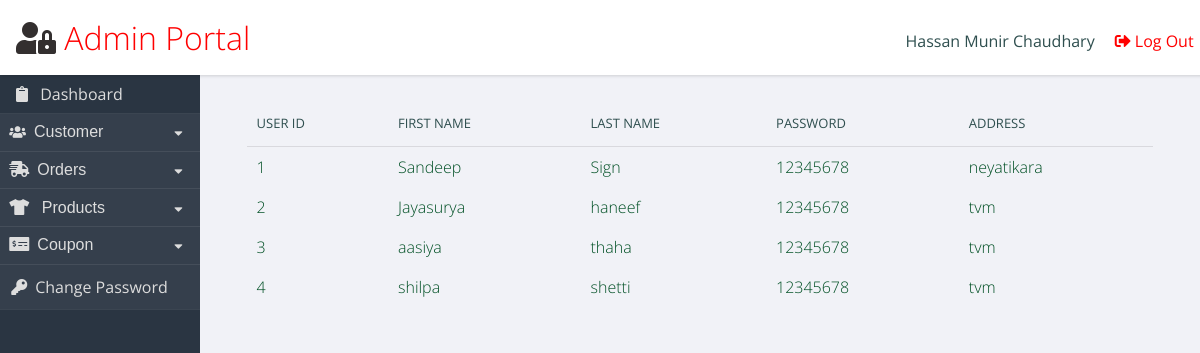
Page /admin.php (signed in) on the committed database.
### tables this page shows
CREATE TABLE `userss` (
  `user_id` int(20) NOT NULL,
  `first_name` varchar(100) NOT NULL,
  `last_name` varchar(100) NOT NULL,
  `password` varchar(34) NOT NULL,
  `wallet` int(20) NOT NULL,
  `address` varchar(200) NOT NULL
);

### admin.php (the view, shortened to what this page needs)
<!DOCTYPE>
<html>
<?php
$conn = OpenCon();
if($_SESSION['logged_in'] == true)
{
	$full_name = $_SESSION['fullname'];
}
?>
<head><link rel="stylesheet" href="https://use.fontawesome.com/releases/v5.8.2/css/all.css"></head>
<header role="banner">
  <h1> <i style="color:#332F2F;" class="fas fa-user-lock"></i> Admin Portal</h1>
  <ul class="utilities">
    <br>
    <li class="users">
      <?php
      echo $full_name;
      ?>
    </a></li>
    <li class="logout"><a href="logout.php"><i class="fas fa-sign-out-alt" style =" margin-right: 4px"></i>Log Out</a></li>
  </ul>
</header>
<nav role='navigation'>
  <ul class="main">
    <li style="padding: 0.5em 1em;"><i class="fas fa-clipboard" style=" margin-right: 8px"></i> Dashboard</li>
    <button class="dropdown-customer-btn" onclick="changecustomercarret();"><i class="fas fa-users" style =" margin-right: 8px"></i><font size="3">Customer</font><i class="fa fa-caret-down" id="customercarret"></i>
    </button>
    <button class="dropdown-order-btn" onclick="changeordercarret()"><font size="3"> <i class="fas fa-shipping-fast" style="margin-right: 8px;"></i>Orders</font><i class="fa fa-caret-down" id="ordercarret"></i>
    </button>
    <button class="dropdown-products-btn" onclick="changeproductcarret()"><font size="3"> <i class="fas fa-tshirt" style="margin-right: 8px;"></i> Products</font><i class="fa fa-caret-down" id="productscarret"></i>
    </button>
    <button class="dropdown-coupon-btn" onclick="changecouponcarret()"><font size="3"><i class="fas fa-money-check-alt"style="margin-right: 8px;"></i>Coupon</font><i class="fa fa-caret-down" id="couponcarret"></i>
    </button>
  <li class = "change_password"><a href="#"><i class="fas fa-key" style=" margin-right: 8px"></i>Change Password</a></li>
  </ul>
</nav>
<main role="main">
  <section class="panel important">
<body onload="hidefield()">
  <div id="vc" style="display: none">
  <center>
  <table>
    <tr>
    <th>User ID</th>
    <th>First Name</th>
    <th>Last Name</th>
    <th>Password</th>
    <th>Address</th>
    </tr>
    <?php
      $users='SELECT * FROM userss';
      $result = mysqli_query($conn,$users);
      if($result->num_rows == 0)
      {
        echo "No customer found. <br>.";
      }
      else
      {
        while($row = $result->fetch_assoc())
        {
          $r_id=$row['user_id'];
          $r_fn=$row['first_name'];
          $r_ln=$row['last_name'];
          $r_password=$row['password'];
          $r_address=$row['address'];
          $user_id_a='<a href="javascript:var z=confirmdeletioncustomer(); if(z == true){window.location.href = \'removecustomerfromid.php?username='.$r_id.'&\';} "><font color=rgb(255,255,255)>'.$r_id.'</font></a>';
          $fn_a='<a href="javascript:var s=confirmdeletioncustomer(); if(s == true){window.location.href = \'removecustomerfromid.php?username='.$r_id.'&\';}"><font color=rgb(255,255,255)>'.$r_fn.'</a></font>';
          $ln_a='<a href="javascript:var t=confirmdeletioncustomer(); if(t == true){window.location.href = \'removecustomerfromid.php?username='.$r_id.'&\';}"><font color=rgb(255,255,255)>'.$r_ln.'</a></font>';
          $pass_a='<a href="javascript:var q=confirmdeletioncustomer(); if(q == true){window.location.href = \'removecustomerfromid.php?username='.$r_id.'&\';}"><font color=rgb(255,255,255)>'.$r_password.'</a></font>';
          $address_a='<a href="javascript:var q=confirmdeletioncustomer(); if(q == true){window.location.href = \'removecustomerfromid.php?username='.$r_id.'&\';}"><font color=rgb(255,255,255)>'.$r_address.'</a></font>';
          echo '<tr><td>'.$user_id_a.'</td><td>'.$fn_a.'</td><td>'.$ln_a.'</td><td>'.$pass_a.'</td><td>'.$address_a.'</td> </tr> ';
        }
      }
    ?>
  </table>
  </center>
</div>
</body>
  </section>
</main>
</html>

### admin.php (style rules this page uses)
html { box-sizing: border-box; }
body { background: #f1f2f7; font-family: "Open Sans", arial, sans-serif; color: darkslategray; }
header[role ="banner"] { background: white; box-shadow: 1px 1px 3px rgba(0, 0, 0, 0.15); }
header[role ="banner"] h1 { margin: 0; font-weight: 300; padding: 1rem; }
header[role="banner"] { padding-right: 0.6em; color: red; }
header[role="banner"] .utilities { width: 100%; background: slategray; color: #ddd; }
header[role="banner"] .utilities li { border-bottom: solid 1px rgba(255, 255, 255, 0.2); }
header[role="banner"] .utilities li a { padding: 0.7em; display: block; }
.dropdown-customer-btn, .dropdown-order-btn, .dropdown-products-btn, .dropdown-coupon-btn { border:none; text-align: left; margin: 0; width:100%; background: #2a3542; color: #ddd; border-bottom: 1px solid rgba(255, 255, 255, 0.08); padding: 0.7em; }
.fa-caret-down { float: right; padding-right: 8px; margin-top: 4px; }
nav[role="navigation"] { background: #2a3542; color: #ddd; }
nav[role="navigation"] li { border-bottom: 1px solid rgba(255, 255, 255, 0.08); }
nav[role="navigation"] li a { color: #ddd; text-decoration: none; display: block; padding: 0.7em; }
nav[role="navigation"] li a, .dropdown-customer-btn, .dropdown-order-btn, .dropdown-products-btn, .dropdown-coupon-btn { cursor:pointer; color: #ddd; background-color: rgba(255, 255, 255, 0.05); }
a { text-decoration: none; color: inherit; }
ul, li { list-style-type: none; margin: 0; padding: 0; }
table { border-collapse: collapse; width: 96%; margin: 2%; }
th { text-align: left; font-weight: 400; font-size: 13px; text-transform: uppercase; border-bottom: 1px solid rgba(0, 0, 0, 0.1); padding: 0 10px; padding-bottom: 14px; }
@media screen and (min-width: 600px) { html, body { height: 100%; } }
@media screen and (min-width: 600px) { header[role="banner"] { position: fixed; top: 0; left: 0; width: 100%; z-index: 99; height: 75px; } }
@media screen and (min-width: 600px) { header[role="banner"] .utilities { position: absolute; top: 0; right: 0; background: transparent; color: darkslategray; width: auto; } }
@media screen and (min-width: 600px) { header[role="banner"] .utilities li { display: inline-block; } }
@media screen and (min-width: 600px) { header[role="banner"] .utilities li a { padding: 0.5em 1em; } }
@media screen and (min-width: 600px) { nav[role="navigation"] { position: fixed; width: 200px; top: 75px; bottom: 0px; left: 0px; } }
@media screen and (min-width: 600px) { main[role="main"] { margin: 75px 0 40px 200px; } }
@media screen and (min-width: 600px) { main[role="main"]:after { content: ""; display: table; clear: both; } }
@media screen and (min-width: 600px) { .panel { margin: 2% 0 0 2%; float: left; width: 96%; } }

### rows in the picture
userss: user_id "1", first_name "Sandeep", last_name "Sign", password "12345678", address "neyatikara"
userss: user_id "2", first_name "Jayasurya", last_name "haneef", password "12345678", address "tvm"
userss: user_id "3", first_name "aasiya", last_name "thaha", password "12345678", address "tvm"
userss: user_id "4", first_name "shilpa", last_name "shetti", password "12345678", address "tvm"

### other values in the picture
$full_name "Hassan Munir Chaudhary"
